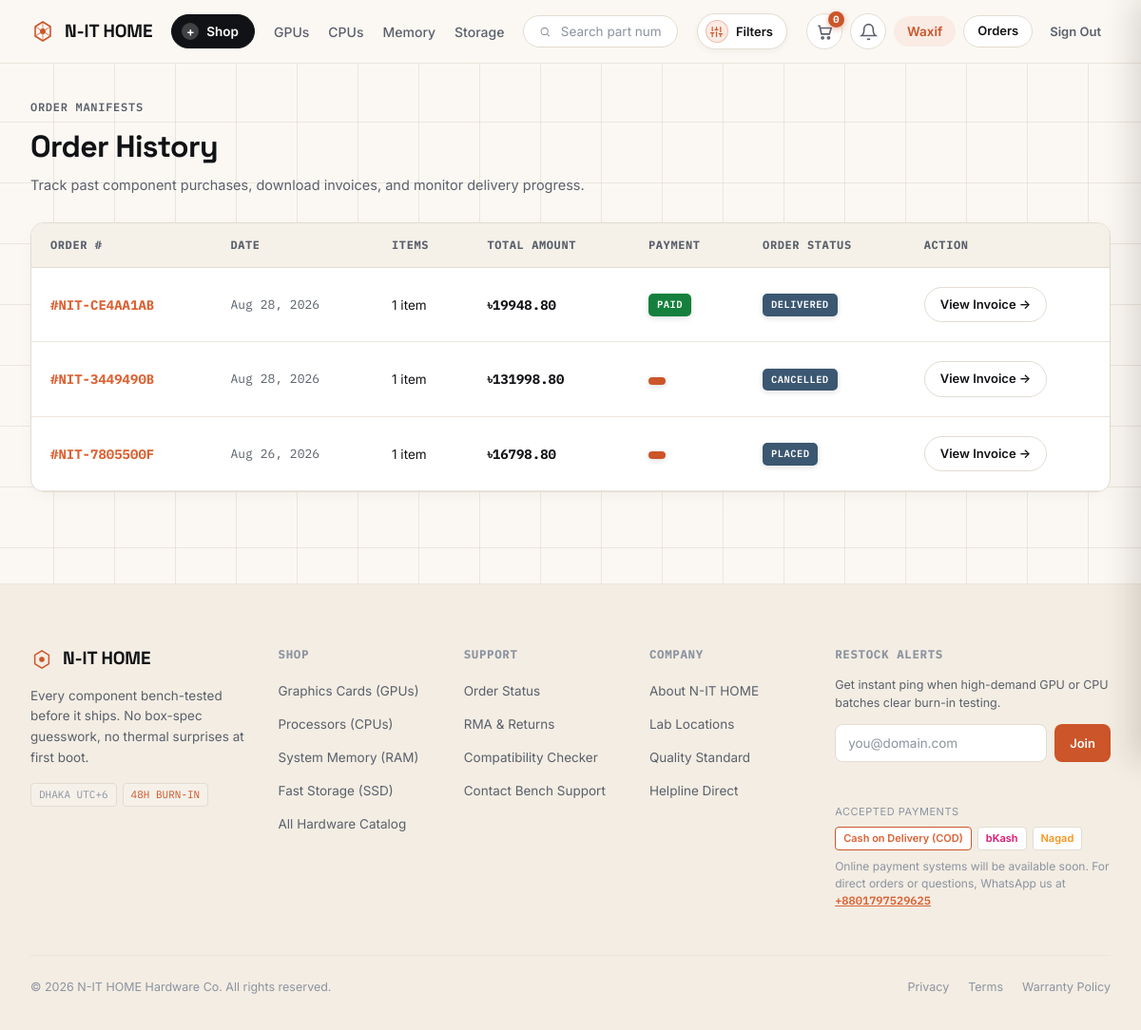
Before: /orders/history/ (signed in) with the older database file.
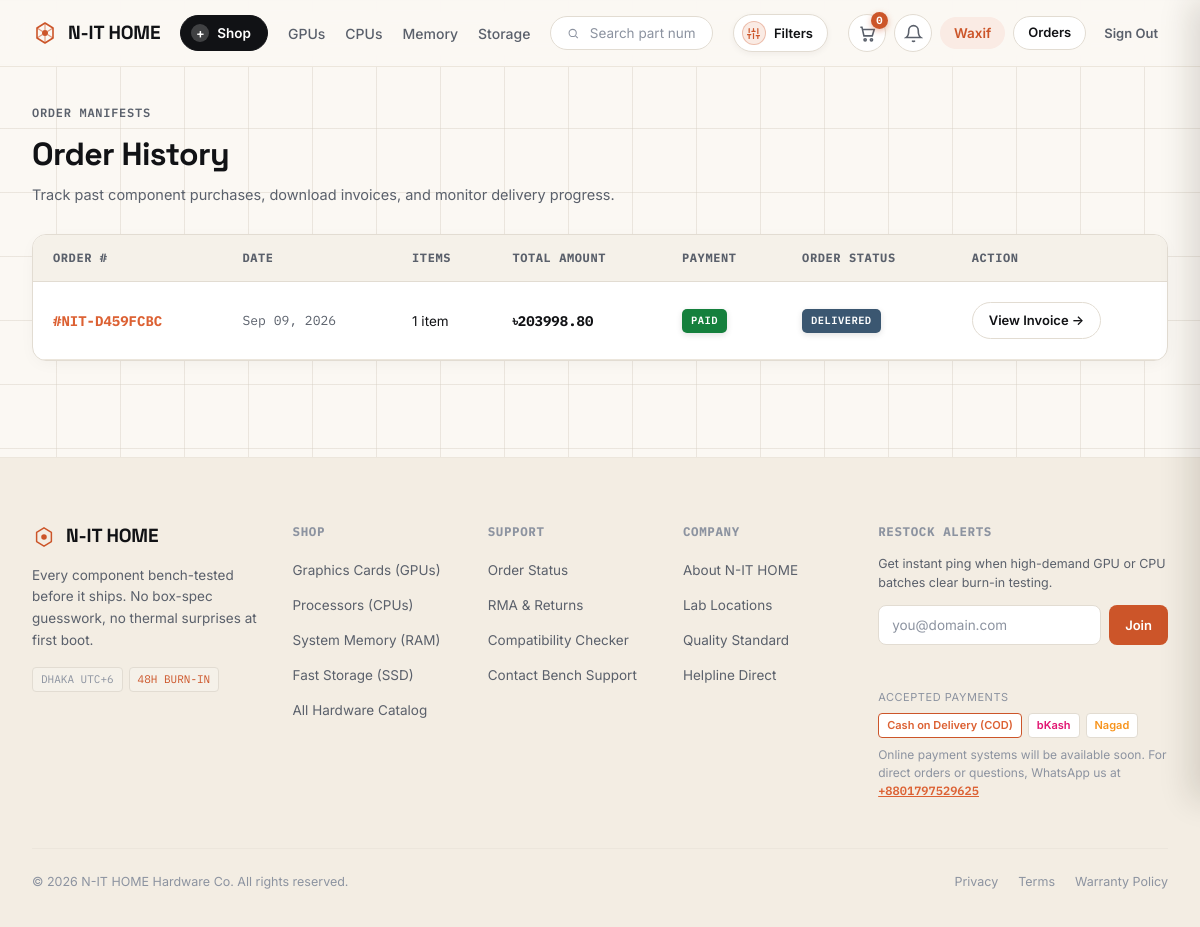
After: the same page with the newer database file.
### orders/models.py (models this page shows, shortened)
class Order(models.Model):
    STATUS_CHOICES = (
        ('PENDING', 'Placed'),
        ('CONFIRMED', 'Confirmed'),
        ('PACKAGING', 'Bench Packaging'),
        ('SHIPPED', 'In Transit'),
        ('DELIVERED', 'Delivered'),
        ('CANCEL_REQUESTED', 'Cancellation Requested'),
        ('CANCELLED', 'Cancelled'),
    )
    PAYMENT_METHOD_CHOICES = (
        ('COD', 'Cash on Delivery (COD)'),
        ('SSLCOMMERZ', 'Online Payment (SSLCommerz)'),
    )
    order_number = models.CharField(max_length=32, unique=True, editable=False)
    user = models.ForeignKey(
        settings.AUTH_USER_MODEL,
        on_delete=models.SET_NULL,
        null=True,
        blank=True,
        related_name='orders'
    )
    full_name = models.CharField(max_length=120)
    email = models.EmailField()
    phone = models.CharField(max_length=20)
    street_address = models.CharField(max_length=255)
    city = models.CharField(max_length=100)
    state_or_division = models.CharField(max_length=100, blank=True)
    postal_code = models.CharField(max_length=20)
    country = models.CharField(max_length=100, default='Bangladesh')
    order_notes = models.TextField(blank=True, null=True)
    subtotal = models.DecimalField(max_digits=12, decimal_places=2, default=0.0)
    shipping_fee = models.DecimalField(max_digits=12, decimal_places=2, default=0.0)
    total_amount = models.DecimalField(max_digits=12, decimal_places=2)
    status = models.CharField(max_length=20, choices=STATUS_CHOICES, default='PENDING')
    payment_method = models.CharField(max_length=20, choices=PAYMENT_METHOD_CHOICES, default='COD')
    is_paid = models.BooleanField(default=False)
    created_at = models.DateTimeField(auto_now_add=True)
    updated_at = models.DateTimeField(auto_now=True)
    class Meta:
        ordering = ['-created_at']
    @property
    def payment_status(self) -> str:
        return 'PAID' if self.is_paid else 'PENDING'

### orders/views.py (the view)
# urls.py: path('history/', OrderHistoryView.as_view(), name='order_history'),
class OrderHistoryView(LoginRequiredMixin, ListView):
    model = Order
    template_name = 'orders/order_history.html'
    context_object_name = 'orders'
    paginate_by = 10
    def get_queryset(self):
        return Order.objects.filter(user=self.request.user).prefetch_related('items')
    def get_context_data(self, **kwargs) -> dict[str, Any]:
        context = super().get_context_data(**kwargs)
        context['title'] = 'My Orders'
        return context

### cart/context_processors.py (called while the page is built)
def cart(request: HttpRequest) -> dict[str, Any]:
    return {'cart': Cart(request)}

### core/context_processors.py (called while the page is built)
def site_context(request: HttpRequest) -> dict[str, Any]:
    categories = Category.objects.all().order_by('name')
    unread_count = 0
    recent_notifications = []
    if request.user.is_authenticated:
        unread_count = Notification.objects.filter(user=request.user, is_read=False).count()
        recent_notifications = Notification.objects.filter(user=request.user)[:5]
    return {
        'site_name': 'N-IT HOME',
        'site_tagline': 'Premium PC Hardware & Components',
        'currency_symbol': '৳',
        'currency_code': 'BDT',
        'nav_categories': categories,
        'unread_notifications_count': unread_count,
        'recent_notifications': recent_notifications,
    }

### templates/orders/order_history.html (shortened to what this page needs)
{% extends 'base.html' %}
{% block content %}
<div class="wrap" style="padding-top: 32px; padding-bottom: 56px;">
    <div style="margin-bottom: 28px;">
        <span class="eyebrow mono" style="margin-bottom: 8px;">Order Manifests</span>
        <h1 style="font-size: 2rem; font-weight: 700; color: var(--text); margin-bottom: 6px;">
            Order History
        </h1>
        <p style="color: var(--text-dim); font-size: 14.5px;">
            Track past component purchases, download invoices, and monitor delivery progress.
        </p>
    </div>
    {% if orders %}
        <div class="cart-items-card">
            <table class="cart-table">
                <thead>
                    <tr>
                        <th>Order #</th>
                        <th>Date</th>
                        <th>Items</th>
                        <th>Total Amount</th>
                        <th>Payment</th>
                        <th>Order Status</th>
                        <th>Action</th>
                    </tr>
                </thead>
                <tbody>
                    {% for ord in orders %}
                        <tr>
                            <td>
                                <strong class="mono" style="color: var(--copper-bright);">#{{ ord.order_number }}</strong>
                            </td>
                            <td class="mono" style="font-size: 13px; color: var(--text-dim);">
                                {{ ord.created_at|date:"M d, Y" }}
                            </td>
                            <td>
                                <span style="font-size: 13.5px; color: var(--text);">{{ ord.items.count }} item{{ ord.items.count|pluralize }}</span>
                            </td>
                            <td>
                                <span class="mono" style="font-weight: 700; color: var(--text);">৳{{ ord.total_amount }}</span>
                            </td>
                            <td>
                                {% if ord.payment_status == 'PAID' %}
                                    <span class="badge" style="position: static; background: var(--ok); color: #ffffff;">PAID</span>
                                {% else %}
                                    <span class="badge" style="position: static; background: var(--copper); color: #ffffff;">{{ ord.get_payment_status_display }}</span>
                                {% endif %}
                            </td>
                            <td>
                                <span class="badge value" style="position: static;">{{ ord.get_status_display }}</span>
                            </td>
                            <td>
                                <a href="{% url 'orders:order_detail' order_number=ord.order_number %}" class="btn-outline btn-sm">
                                    View Invoice &rarr;
                                </a>
                            </td>
                        </tr>
                    {% endfor %}
                </tbody>
            </table>
        </div>
    {% endif %}
</div>
{% endblock %}

Changed rows visible on the page:
removed Order: order_number "NIT-CE4AA1AB", created_at "Aug 28, 2026", items.count "1", total_amount "19948.80", is_paid "PAID", status "DELIVERED"
removed Order: order_number "NIT-3449490B", created_at "Aug 28, 2026", items.count "1", total_amount "131998.80", status "CANCELLED"
removed Order: order_number "NIT-7805500F", created_at "Aug 26, 2026", items.count "1", total_amount "16798.80", status "PLACED"
added Order: order_number "NIT-D459FCBC", created_at "Sep 09, 2026", items.count "1", total_amount "203998.80", is_paid "PAID", status "DELIVERED"
